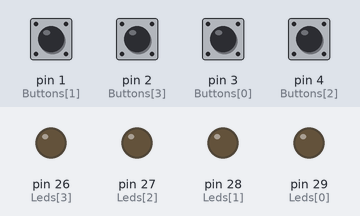
A sketch run on a simulated Arduino Mega 2560, built with avr-gcc and run on an emulated ATmega2560. Parts: output pins drawn as LEDs (lit = HIGH). Dashed ring = blinking. The inputs (shaded band) are chosen by the test bench; at power-on: pin 1 (Buttons[1]), pin 2 (Buttons[3]), pin 3 (Buttons[0]), pin 4 (Buttons[2]) HIGH. Random numbers use the default seed unless the sketch sets one.

Above: at 8.0 s.
8.1 s: pin 1 (Buttons[1]) pulled LOW for 0.2 s
At 8.9 s:
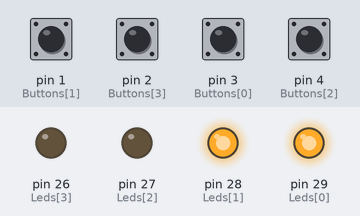
At 12.2 s:
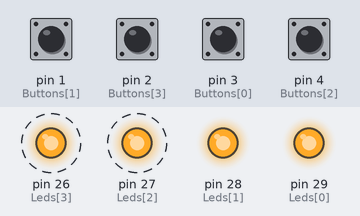
Timing chart, 0 to 18.9 s (numbered marks = the images above; inputs shaded):
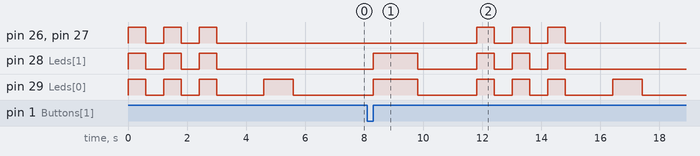

Measured:
- after the input at 8.1 s, pin 26 (Leds[3]), pin 27 (Leds[2]): alternates HIGH for 0.60 s and LOW for 0.60 s, 6 changes in all, then stays LOW, starting after 3.7 s
- by itself, pin 26 (Leds[3]), pin 27 (Leds[2]), pin 28 (Leds[1]): alternates HIGH for 0.60 s and LOW for 0.60 s, 6 changes in all, then stays LOW

The sketch:

memorygame.ino
```cpp
// Memory Game

// other idea: making a just 4 buttons, score
const int Buttons[] = {3, 1, 4, 2}; // right, top, bottom, left

const int Leds[] = {29, 28, 27, 26}; // right to left

double OnTime = 1;
double OffTime = 1;
int score = 0;
int order[50];
int currentStep = 1;

void setup() {
	for (int i = 0; i < 4; i++) {
		pinMode(Buttons[i], INPUT_PULLUP);
		pinMode(Leds[i], OUTPUT);
		digitalWrite(Leds[i], LOW);
	}

	randomSeed(analogRead(A0)); // internet claims this will help randomness
	resetGame();
}

void loop() {
	startAnimation();
	displayPattern(order, currentStep);
	if (checkInput()) {
		score++;
		currentStep++;
		if (currentStep >= 50) {
			winAnimation();
			currentStep = 50; // cap at 50
		}
	}
	else {
		loseAnimation();
		resetGame();
	}
	delay(2000);
}

void blink(int Led, double OnTime, double OffTime) {
	digitalWrite(Led, HIGH);
	delay(OnTime * 1000);
	digitalWrite(Led, LOW);
	delay(OffTime * 1000);
}

void displayPattern(int order[], int currentStep) {
	for (int i = 0; i < currentStep; i++) {
		blink(Leds[order[i]], OnTime, OffTime);
		delay(500);
	}
}

bool checkInput() {
	for (int i = 0; i < currentStep; i++) {
		int pressedButton = awaitButton();
		if (pressedButton != order[i]) {
			return false;
		}
		blink(Leds[pressedButton], OnTime, OffTime);
	}
	return true;
}

int awaitButton() {
	while (true) {
		for (int i = 0; i < 4; i++) {
			if (digitalRead(Buttons[i]) == LOW) {
				delay(50);
				while (digitalRead(Buttons[i]) == LOW) {
					delay(10);
				}
				return i;
			}
		}
		delay(50);
	}
}

void resetGame() {
	score = 0;
	currentStep = 1;
	for (int i = 0; i < 50; i++) {
		order[i] = random(0, 4);
	}
}

void startAnimation() {
	for (int z = 0; z < 3; z++) {
		for (int i = 0; i < 4; i++) {
			digitalWrite(Leds[i], HIGH);
		}
		delay(OnTime * 600);
		for (int i = 0; i < 4; i++) {
			digitalWrite(Leds[i], LOW);
		}
		delay(OffTime * 600);
	}
	delay(1000);
}

void winAnimation() {
	for (int i = 0; i < 4; i++) {
		digitalWrite(Leds[i], HIGH);
		delay(500);
	}
	delay(600);
	for (int i = 0; i < 4; i++) {
		digitalWrite(Leds[i], LOW);
		delay(500);
	}
	delay(600);
	for (int i = 0; i < 4; i++) {
		digitalWrite(Leds[i], HIGH);
	}
	delay(600);
	for (int i = 0; i < 4; i++) {
		digitalWrite(Leds[i], LOW);
	}
	delay(600);
}

void loseAnimation() {
	for (int i = 0; i < 2; i++) {
		digitalWrite(Leds[i], HIGH);
	}
	delay(1500);
	for (int i = 0; i < 2; i++) {
		digitalWrite(Leds[i], LOW);
	}
}
```
